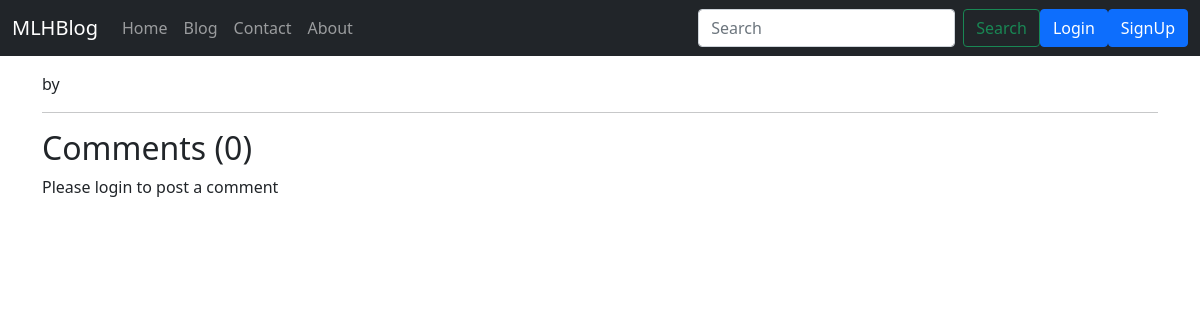
Before: /blog/Water is very less with the older database file.
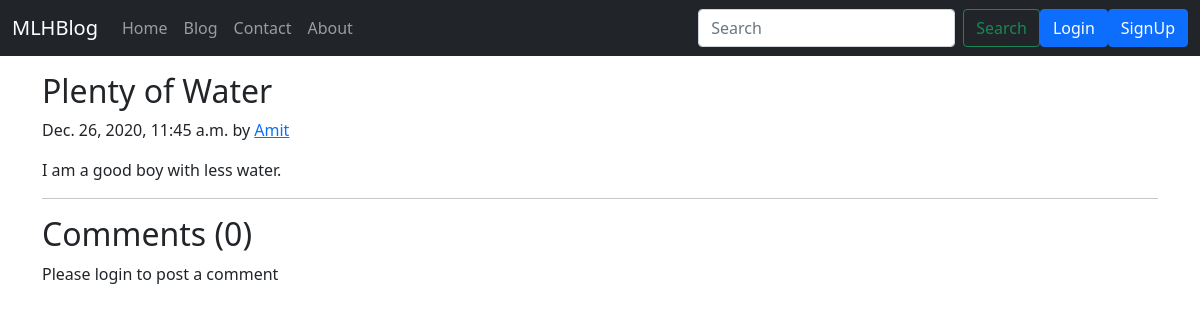
After: the same page with the newer database file.
### blog/models.py (models this page shows, shortened)
class Post(models.Model):
    sno=models.AutoField(primary_key=True)
    title=models.CharField(max_length=255)
    author=models.CharField(max_length=14)
    slug=models.CharField(max_length=130)
    timeStamp=models.DateTimeField(blank=True)
    content=models.TextField()

### blog/views.py (the view)
# urls.py: path('<str:slug>', views.blogPost, name='blogPost'),
def blogPost(request, slug):
    post=Post.objects.filter(slug=slug).first()
    comments= BlogComment.objects.filter(post=post, parent=None)
    replies= BlogComment.objects.filter(post=post).exclude(parent=None)
    replyDict={}
    for reply in replies:
        if reply.parent.sno not in replyDict.keys():
            replyDict[reply.parent.sno]=[reply]
        else:
            replyDict[reply.parent.sno].append(reply)
    context={'post':post, 'comments': comments, 'user': request.user, 'replyDict': replyDict}
    return render(request, "blog/blogPost.html", context)

### templates/blog/blogPost.html (shortened to what this page needs)
{% extends 'basic.html' %}
{% block body %}
{% load humanize %}
{% load extras %}
<div class="container my-3">
    <h2 class="blog-post-title">{{post.title}}</h2>
    <p class="blog-post-meta">{{post.timeStamp}} by <a href="/about">{{post.author}}</a></p>
    <p>{{post.content|safe}}</p>
    <hr>
</div>
<div class="container">
    <h2> Comments ({{comments.count}}) </h2>
    <div class="my-2">
        {% if user.is_authenticated %}
        <form action="/blog/postComment" method="post">
            {% csrf_token %}
            <div class="form-group">
                <label for="exampleInputEmail1">Post Comment </label>
                <input type="text" class="form-control" name="comment" placeholder="Enter comment here">
            </div>
            <input type="hidden" name="postSno" value="{{post.sno}}">
            <input type="hidden" name="parentSno" value="">
            <button type="submit" class="btn btn-primary">Submit</button>
        </form>
        {% else %}
        Please login to post a comment
        {% endif %}
    </div>
</div>
{% endblock %}

### templates/basic.html (shortened to what this page needs)
<!DOCTYPE html>
<html lang="en">
  <head>
    <link
      href="https://cdn.jsdelivr.net/npm/bootstrap@5.0.0-beta1/dist/css/bootstrap.min.css"
      rel="stylesheet"
    />
  </head>
  <body>
    <nav class="navbar navbar-expand-lg navbar-dark bg-dark">
      <div class="container-fluid">
        <a class="navbar-brand" href="/">MLHBlog</a>
        <div class="collapse navbar-collapse" id="navbarSupportedContent">
          <ul class="navbar-nav me-auto mb-2 mb-lg-0">
            <li
              class="nav-item {% block homeactive %} {% endblock homeactive %}"
            >
              <a class="nav-link" aria-current="page" href="/">Home</a>
            </li>
            <li
              class="nav-item {% block blogactive %} {% endblock blogactive %}"
            >
              <a class="nav-link" href="/blog">Blog</a>
            </li>
            <li
              class="nav-item {% block contactactive %} {% endblock contactactive %}"
            >
              <a class="nav-link" href="/contact">Contact</a>
            </li>
            <li
              class="nav-item {% block aboutactive %} {% endblock aboutactive %}"
            >
              <a class="nav-link" href="/about">About</a>
            </li>
          </ul>
          <form class="d-flex">
            <input
              class="form-control me-2"
              type="search"
              placeholder="Search"
              aria-label="Search"
            />
            <button class="btn btn-outline-success" type="submit">
              Search
            </button>
          </form>
          {% if user.is_authenticated %}
            <ul class="navbar-nav mr-2">
              <li class="nav-item">
                <a class="nav-link" href='#' id="navbar" role="button"> Welcome {{request.user}}</a>
              </li>
            </ul>
            <a href="/logout">
            <button class="btn btn-outline-success" type="button">
              Logout
            </button>
            </a>
          </div>
{% else %}
<a href="/login">
<button class="btn btn-primary" type="button">
Login
</button>
</a>
<a href="/signup">
<button type="button" class="btn btn-primary">
SignUp
</button>
</a>
{% endif %}
        </div>
      </div>
    </nav>
    {% block body %} {% endblock body %}
  </body>
</html>

Changed rows visible on the page:
added Post: title "Plenty of Water", timeStamp "Dec. 26, 2020, 11:45 a.m.", author "Amit", content "I am a good boy with less water."
